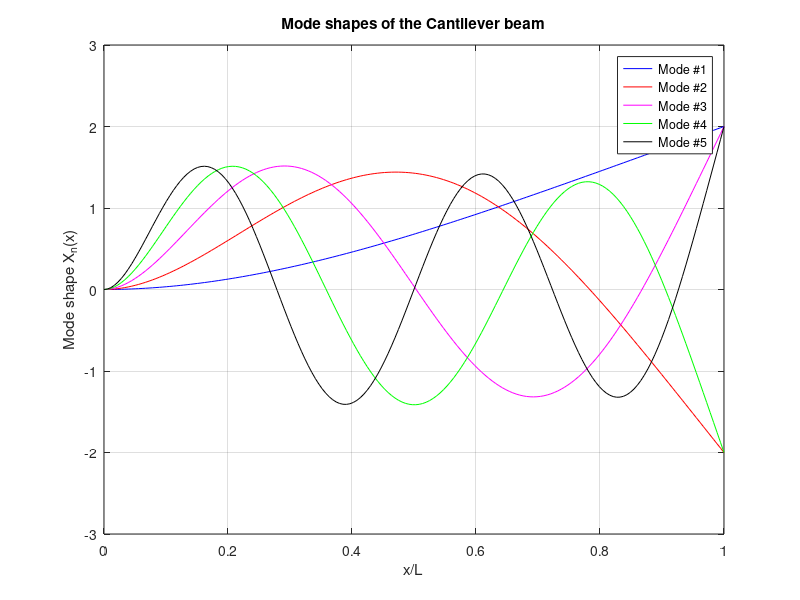

Write MATLAB code to recreate this figure.
% This script computes mode shapes and corresponding natural
% frequencies of the cantilever beam by a user specified mechanical
% properties and geometry size of the C-beam.
% Prepare the followings:
%  - Material properties of the beam, viz. density (Ro), Young's modulus (E)
%  - Specify a cross section of the beam, viz. square,rectangular, circular
%  - Geometry parameters of the beam, viz. Length, width, thickness
clear;
clc;
close all;
disp('What is the X-section of the beam to be computed ?')
disp('If circle, enter 1.  If square, enter 2')
disp('If rectangle, enter 3')
disp('If your beam"s X-section is not listed here, enter 4')
disp('To see example #1, hit ENTER or enter 0')
disp('To see example #2, enter 5')
CS=input(' Enter your choice:   ');
if isempty(CS) || CS==0
    disp('Example #1. Rectangular X-section Aluminum beam')
    disp('Length=0.321 [m], Width=0.05 [m], Thickness=0.006 [m];')
    disp('E=69.9*1e9 [Pa]; Ro=2770 [kg/m^3]')
    L=.321;
    W=.05;
    Th=.006;
    A=W*Th;
    V=L*W*Th;
    Ix=(1/12)*W*Th^3;
    Iy=(1/12)*(W^3)*Th;
    E=69.90e+9;
    Ro=2770;
elseif CS==1
    R=input('Enter Radius of the X-section: ');
    L=input('Enter Length: ');
    Ix=(1/4)*pi*R^4;
    Iy=Ix;
    A=pi*R^2;
    disp('Material properties of the beam')
    disp('Do you know your beam"s material properties, viz. Young"s modulus and density ?')
    YA=input('Enter 1, if you do; enter 0, if you don"t ');
    if YA==1
    E=input('Enter Young"s modulus in [Pa]:  ');
    Ro=input('Enter material density in [kg/m^3]:  ');
    else
        disp('Steel: E=2.1e+11 [Pa]; Ro=7850 [Kg/m^3]')
        disp('Copper: E=1.2e+11 [Pa]; Ro=8933 [Kg/m^3]')
        disp('Aluminum: E=0.69e+11 [Pa]; Ro=2700 [Kg/m^3]')
        E=input('Enter Young"s modulus in [Pa]: ');
        Ro=input('Enter material density in [kg/m^3]:  ');
    end
elseif CS==2
    W=input('Enter Width of the X-section in [m]: ');
    L=input('Enter Length in [m]: ');
    Ix=(1/12)*W^4;
    A=W^2;
    disp('Material properties of the beam');
    disp('Do you know your beam"s material properties, viz. Young"s modulus and density ?')
    YA=input('Enter 1, if you do; enter 0, if you don"t:  ');
    if YA==1
    E=input('Enter Young"s modulus in [Pa]:  ');
    Ro=input('Enter material density in [kg/m^3]:  ');
    else
        disp('Steel: E=2.1e+11 [Pa]; Ro=7850 [Kg/m^3]')
        disp('Copper: E=1.2e+11 [Pa]; Ro=8933 [Kg/m^3]')
        disp('Aluminum: E=0.69e+11 [Pa]; Ro=2700 [Kg/m^3]')
        E=input('Enter Young"s modulus in [Pa]:  ');
        Ro=input('Enter material density in [kg/m^3]:  ');
    end
elseif CS==3
    W=input('Enter Width of the X-section in [m]: ');
    Th=input('Enter Thickness of the X-section in [m]:');
    L=input('Enter Length in [m]: ');
    Ix=(1/12)*W*Th^3;
    Iy=(1/12)*(W^3)*Th;
    A=W*Th;
    disp('Material properties of the beam')
    disp('Do you know your beam"s material properties, viz. Young"s modulus and density ?')
    YA=input('Enter 1, if you do; enter 0, if you don"t:  ');
    if YA==1
    E=input('Enter Young"s modulus in [Pa]:  ');
    Ro=input('Enter material density in [kg/m^3]:  ');
    else
        display('Steel: E=2.1e+11 [Pa]; Ro=7850 [Kg/m^3]  ')
        display('Copper: E=1.2e+11 [Pa]; Ro=8933 [Kg/m^3]  ')
        display('Aluminum: E=0.69e+11 [Pa]; Ro=2700 [Kg/m^3]  ')
        E=input('Enter Young"s modulus in [Pa]:   ');
        Ro=input('Enter material density in [kg/m^3]:  ');
    end
elseif CS==4
    display('Note: you need to compute Ix (area moment of inertia along x axis) and X-sectional area')
    L=input('Enter Lengthin [m]:  ');
    Ix=('Enter Ix in [m^4]:  ');
    A=('Enter X-sectional area in [m^2]:  ');
    disp('Material proprties of the beam')
    disp('Do you know your beam"s material properties, viz. Young"s modulus and density ?')
    YA=input('Enter 1, if you do; enter 0, if you don"t  ');
    if YA==1
    E=input('Enter Young"s modulus in [Pa]:  ');
    Ro=input('Enter material density in [kg/m^3]:  ');
    else
        display('Steel: E=2.1e+11 Pa; Ro=7850 Kg/m^3 ')
        display('Copper: E=1.2e+11 Pa; Ro=8933 Kg/m^3 ')
        display('Aluminum: E=0.69e+11 Pa; Ro=2700 Kg/m^3 ')
        E=input('Enter Young"s modulus in [Pa]:  ');
        Ro=input('Enter material density in [kg/m^3]:  ');
    end
elseif CS==5  
    display('Example #2')
    display('This is a rectangular X-sectional steel beam ')
    display('Length=0.45 m; Width=0.04 m; Thickness=0.003 m;')
    L=.45; W=.04; Th=.003;
    A=W*Th;
    Ix=(1/12)*W*Th^3;
    E=2.1*1e11; Ro=7.85*1e3;
else
    F=warndlg('It is not clear what your choice of X-section of a beam is. Re-run the script and enter your beam"s X-section !!!','!! Warning !!');
    waitfor(F)
    display('Type in:>> Cbeam')
    pause(3)
    return
end
display('How many modes and mode shapes would you like to evaluate ?')
HMMS=input('Enter the number of modes and mode shapes to computed: ');
if HMMS>=7
    disp('   ')
    warning('NOTE: Up to 6 mode shapes (plots) are displayed via the script. Yet, using evaluated data (Xnx) of the script, more mode shapes can be plotted');
    disp('   ')
end
    Nm=3*HMMS;
    jj=1;
   while jj<=Nm;
               betaNL(jj)=fzero(@(betaNL)cosh(betaNL)*cos(betaNL)+1,[jj jj+3]);
         jj=jj+3; 
   end
    index=(betaNL~=0);
    betaNLall=(betaNL(index))';
    %fprintf('betaNL value is %2.3f\n', betaNLall);
    betaN=(betaNLall/L)';
k=1;
wn=ones(1,length(betaN));
fn=ones(1,length(wn));
while k<=length(betaN);
    wn(k)=betaN(k)^2*sqrt((E*Ix)/(Ro*A));
    fn(k)=wn(k)/(2*pi);
    fprintf('Mode shape # %2f corresponds to nat. freq (fn): %3.3f\n', k, fn(k) );
    k=k+1;
end
x=linspace(0, L, 180);
xl=x./L;
sigmaN=zeros(1, HMMS);
for ii=1:HMMS;
    sigmaN(ii)=(sinh(betaN(ii)*L)-sin(betaN(ii)*L))/(cosh(betaN(ii)*L)+cos(betaN(ii)*L));
end
Tc='(cosh(betaN(ii).*x(jj))-cos(betaN(ii).*x(jj)))-sigmaN(ii).*(sinh(betaN(ii).*x(jj))-sin(betaN(ii)*x(jj)))';
Xnx=zeros(length(betaN),length(x));
for ii=1:length(betaN)
    for jj=1:length(x)
        Xnx(ii,jj)=eval(Tc);
    end
end
% Plot mode shapes;
MMS=HMMS;
if MMS==1
    plot(xl,Xnx(1,:), 'b-')
    title('Mode shape of the Cantilever beam')
    legend('Mode #1'); xlabel('x/L'); ylabel('Mode shape X_n(x)'); grid
    hold off
elseif MMS==2
    plot(xl,Xnx(1,:), 'b-'); hold on
    plot(xl,Xnx(2,:), 'r-');grid
    title('Mode shapes of the Cantilever beam')
    legend('Mode #1', 'Mode #2')
    xlabel('x/L'); ylabel('Mode shape X_n(x)')
    hold off;
elseif MMS==3
    plot(xl,Xnx(1,:), 'b-'); hold on
    plot(xl,Xnx(2,:), 'r-')
    plot(xl,Xnx(3,:), 'm-');grid
    title('Mode shapes of the Cantilever beam')
    legend('Mode #1', 'Mode #2', 'Mode #3')
    xlabel('x/L'); ylabel('Mode shape X_n(x)')
    hold off;
elseif MMS==4
    plot(xl,Xnx(1,:), 'b-'); hold on
    plot(xl,Xnx(2,:), 'r-')
    plot(xl,Xnx(3,:), 'm-')
    plot(xl,Xnx(4,:), 'c-'); grid
    title('Mode shapes of the Cantilever beam')
    legend('Mode #1', 'Mode #2', 'Mode #3', 'Mode #4')
    xlabel('x/L'); ylabel('Mode shape X_n(x)')
    hold off;
elseif MMS==5 
    plot(xl,Xnx(1,:), 'b-'); hold on
    plot(xl,Xnx(2,:), 'r-')
    plot(xl,Xnx(3,:), 'm-')
    plot(xl,Xnx(4,:), 'g-')
    plot(xl,Xnx(5,:), 'k-')
    grid
    title('Mode shapes of the Cantilever beam')
    legend('Mode #1', 'Mode #2', 'Mode #3', 'Mode #4', 'Mode #5')
    xlabel('x/L'); ylabel('Mode shape X_n(x)')
    hold off
elseif MMS>=6
    plot(xl,Xnx(1,:), 'b-'); hold on
    plot(xl,Xnx(2,:), 'r-')
    plot(xl,Xnx(3,:), 'm-')
    plot(xl,Xnx(4,:), 'g-')
    plot(xl,Xnx(5,:), 'k-')
    plot(xl,Xnx(6,:), 'c-')
    grid
    title('Mode shapes of the Cantilever beam')
    legend('Mode #1', 'Mode #2', 'Mode #3', 'Mode #4', 'Mode #5','Mode #6')
    xlabel('x/L'); ylabel('Mode shape X_n(x)')
    hold off
end